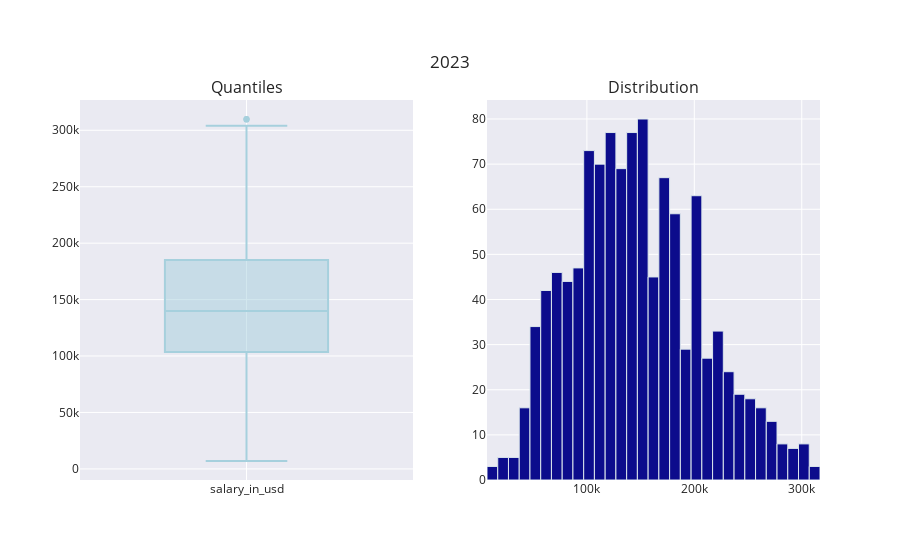

Source (notebook cell):
### Code cell
num_var_summary(data,"salary_in_usd",2023)

### Figure 1 — Plotly figure (JSON) as saved in the notebook; plotly's stock layout.template omitted (floating-point values rounded to 4 significant figures; data arrays with more than 128 entries replaced by an {"elided": "..."} marker saying what was removed)
{"data": [{"marker": {"color": "#A6D0DD"}, "name": "salary_in_usd", "showlegend": false, "type": "box", "xaxis": "x", "y": {"elided": "1127 int values"}, "yaxis": "y"}, {"marker": {"color": "rgb(12, 12, 140)", "line": {"color": "#DBE6EC", "width": 1}}, "name": "salary_in_usd", "showlegend": false, "type": "histogram", "x": {"elided": "1127 int values"}, "xaxis": "x2", "xbins": {"end": 310000, "start": 7000}, "yaxis": "y2"}], "layout": {"annotations": [{"font": {"size": 16}, "showarrow": false, "text": "Quantiles", "x": 0.225, "xanchor": "center", "xref": "paper", "y": 1, "yanchor": "bottom", "yref": "paper"}, {"font": {"size": 16}, "showarrow": false, "text": "Distribution", "x": 0.775, "xanchor": "center", "xref": "paper", "y": 1, "yanchor": "bottom", "yref": "paper"}], "title": {"text": "2023", "x": 0.5, "xanchor": "center", "y": 0.9, "yanchor": "top"}, "xaxis": {"anchor": "y", "domain": [0, 0.45]}, "xaxis2": {"anchor": "y2", "domain": [0.55, 1]}, "yaxis": {"anchor": "x", "domain": [0, 1]}, "yaxis2": {"anchor": "x2", "domain": [0, 1]}}}
